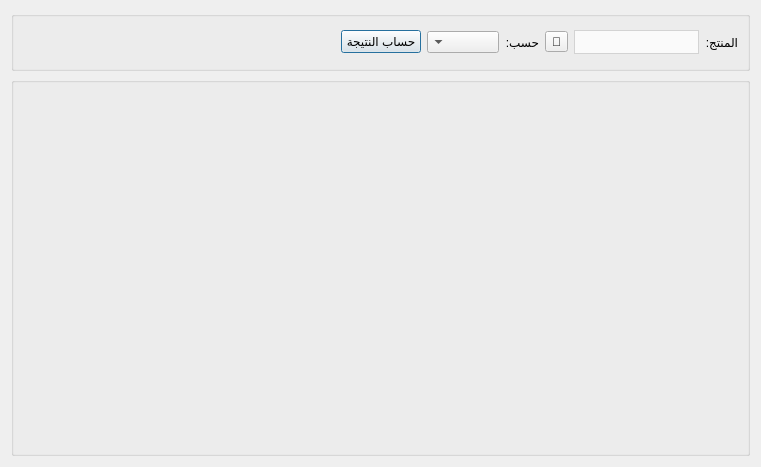
<?xml version="1.0" encoding="UTF-8"?>
<ui version="4.0">
 <class>SalesCostReport</class>
 <widget class="QDialog" name="SalesCostReport">
  <property name="windowModality">
   <enum>Qt::WindowModal</enum>
  </property>
  <property name="geometry">
   <rect>
    <x>0</x>
    <y>0</y>
    <width>761</width>
    <height>467</height>
   </rect>
  </property>
  <property name="windowTitle">
   <string>تكاليف المبيعات مع الوقت</string>
  </property>
  <property name="windowIcon">
   <iconset>
    <normaloff>graphics/icon.xpm</normaloff>graphics/icon.xpm</iconset>
  </property>
  <property name="modal">
   <bool>true</bool>
  </property>
  <layout class="QGridLayout" name="gridLayout_2">
   <item row="1" column="0">
    <widget class="QGroupBox" name="chart_groupbox">
     <property name="title">
      <string/>
     </property>
     <layout class="QGridLayout" name="gridLayout_3"/>
    </widget>
   </item>
   <item row="0" column="0">
    <widget class="QGroupBox" name="groupBox">
     <property name="maximumSize">
      <size>
       <width>16777215</width>
       <height>60</height>
      </size>
     </property>
     <property name="layoutDirection">
      <enum>Qt::RightToLeft</enum>
     </property>
     <property name="title">
      <string/>
     </property>
     <layout class="QGridLayout" name="gridLayout">
      <item row="0" column="6">
       <spacer name="horizontalSpacer_2">
        <property name="orientation">
         <enum>Qt::Horizontal</enum>
        </property>
        <property name="sizeHint" stdset="0">
         <size>
          <width>40</width>
          <height>20</height>
         </size>
        </property>
       </spacer>
      </item>
      <item row="0" column="5">
       <widget class="QPushButton" name="calculate_btn">
        <property name="text">
         <string>حساب النتيجة</string>
        </property>
       </widget>
      </item>
      <item row="0" column="0">
       <widget class="QLabel" name="label">
        <property name="maximumSize">
         <size>
          <width>16777215</width>
          <height>16777215</height>
         </size>
        </property>
        <property name="text">
         <string>المنتج:</string>
        </property>
       </widget>
      </item>
      <item row="0" column="4">
       <widget class="QComboBox" name="filter_combobox"/>
      </item>
      <item row="0" column="2">
       <widget class="QToolButton" name="select_product_btn">
        <property name="text">
         <string>🔎</string>
        </property>
       </widget>
      </item>
      <item row="0" column="1">
       <widget class="QComboBox" name="product_combobox">
        <property name="minimumSize">
         <size>
          <width>125</width>
          <height>0</height>
         </size>
        </property>
        <property name="maximumSize">
         <size>
          <width>16777215</width>
          <height>16777215</height>
         </size>
        </property>
        <property name="styleSheet">
         <string notr="true">QComboBox {
        background-color: #fafafa;
        border: 1px solid lightgrey;		
		height: 22px;
		color: black;
    }
    QComboBox::drop-down {
        border: none;
    }</string>
        </property>
        <property name="duplicatesEnabled">
         <bool>true</bool>
        </property>
       </widget>
      </item>
      <item row="0" column="3">
       <widget class="QLabel" name="label_2">
        <property name="text">
         <string>حسب:</string>
        </property>
       </widget>
      </item>
     </layout>
    </widget>
   </item>
  </layout>
 </widget>
 <resources/>
 <connections/>
</ui>
